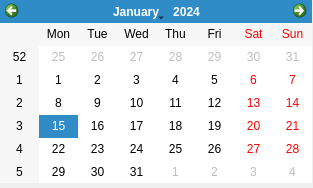
<?xml version="1.0" encoding="UTF-8"?>
<ui version="4.0">
 <class>windowcal</class>
 <widget class="QDialog" name="windowcal">
  <property name="windowModality">
   <enum>Qt::WindowModal</enum>
  </property>
  <property name="geometry">
   <rect>
    <x>0</x>
    <y>0</y>
    <width>313</width>
    <height>188</height>
   </rect>
  </property>
  <property name="windowTitle">
   <string>Seleccione fecha</string>
  </property>
  <property name="modal">
   <bool>true</bool>
  </property>
  <widget class="QCalendarWidget" name="Calendar">
   <property name="geometry">
    <rect>
     <x>0</x>
     <y>0</y>
     <width>312</width>
     <height>183</height>
    </rect>
   </property>
  </widget>
 </widget>
 <resources/>
 <connections/>
</ui>
